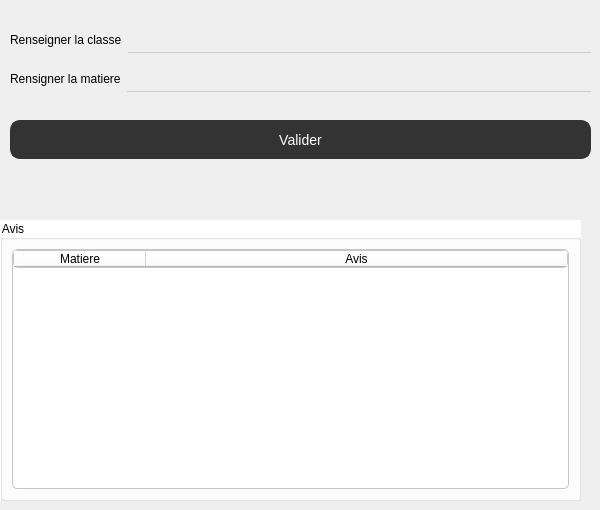
      <widget class="QWidget" name="AvisEtudiants">
       <widget class="QGroupBox" name="groupBox_3">
        <property name="geometry">
         <rect>
          <x>0</x>
          <y>220</y>
          <width>581</width>
          <height>281</height>
         </rect>
        </property>
        <property name="styleSheet">
         <string notr="true">background-color: rgb(255, 255, 255);</string>
        </property>
        <property name="title">
         <string>Avis</string>
        </property>
        <layout class="QGridLayout" name="gridLayout_3">
         <item row="1" column="0">
          <widget class="QTableWidget" name="tableWidget_3">
           <property name="styleSheet">
            <string notr="true">border: 1px solid #c6c6c6;
border-radius: 5px;</string>
           </property>
           <attribute name="horizontalHeaderCascadingSectionResizes">
            <bool>false</bool>
           </attribute>
           <attribute name="horizontalHeaderDefaultSectionSize">
            <number>132</number>
           </attribute>
           <attribute name="horizontalHeaderStretchLastSection">
            <bool>true</bool>
           </attribute>
           <column>
            <property name="text">
             <string>Matiere</string>
            </property>
           </column>
           <column>
            <property name="text">
             <string>Avis</string>
            </property>
           </column>
          </widget>
         </item>
        </layout>
       </widget>
       <widget class="QWidget" name="widget_2" native="true">
        <property name="geometry">
         <rect>
          <x>10</x>
          <y>10</y>
          <width>581</width>
          <height>171</height>
         </rect>
        </property>
        <widget class="QPushButton" name="btn_avis">
         <property name="geometry">
          <rect>
           <x>0</x>
           <y>110</y>
           <width>581</width>
           <height>39</height>
          </rect>
         </property>
         <property name="styleSheet">
          <string notr="true">QPushButton {
    background-color: #333333; 
    color: #FFFFFF; 
    border: 2px solid #333333; /* Bordure */
    border-radius: 10px; 
    padding: 8px 16px;
    font-size: 14px; 
}

/* Changement de style au survol */
QPushButton:hover {
    background-color: #555555;
    border-color: #555555; 
}

/* Changement de style lorsqu'on clique */
QPushButton:pressed {
    background-color: #222222; /* Couleur de fond lors du clic */
    border-color: #222222; /* Bordure lors du clic */
    color: #CCCCCC; /* Couleur du texte lors du clic */
}
</string>
         </property>
         <property name="text">
          <string>Valider</string>
         </property>
        </widget>
        <widget class="QWidget" name="">
         <property name="geometry">
          <rect>
           <x>0</x>
           <y>10</y>
           <width>581</width>
           <height>79</height>
          </rect>
         </property>
         <layout class="QVBoxLayout" name="verticalLayout_8">
          <item>
           <layout class="QHBoxLayout" name="horizontalLayout_11">
            <item>
             <widget class="QLabel" name="label_17">
              <property name="text">
               <string>Renseigner la classe</string>
              </property>
             </widget>
            </item>
            <item>
             <widget class="QLineEdit" name="lineEdit_7">
              <property name="styleSheet">
               <string notr="true">/* Style de base pour le QLineEdit */
QLineEdit {
    background-color: transparent; /* Fond transparent */
    border: none; /* Pas de bordure par défaut */
    border-bottom: 1px solid #CCCCCC; /* Bordure en bas seulement */
    padding: 2px; /* Espacement du texte à l'intérieur */
    font-size: 16px; /* Taille de la police */
    color: #333333; /* Couleur du texte */
}

/* Changement de style au survol */
QLineEdit:hover {
    border-bottom-color: #AAAAAA; /* Couleur de la bordure en bas au survol */
}

/* Changement de style lorsqu'il est actif/focus */
QLineEdit:focus {
    border-bottom-color: #007ACC; /* Couleur de la bordure en bas lorsqu'il est actif */
}
</string>
              </property>
             </widget>
            </item>
           </layout>
          </item>
          <item>
           <layout class="QHBoxLayout" name="horizontalLayout_10">
            <item>
             <widget class="QLabel" name="label_16">
              <property name="text">
               <string>Rensigner la matiere</string>
              </property>
             </widget>
            </item>
            <item>
             <widget class="QLineEdit" name="lineEdit_6">
              <property name="maximumSize">
               <size>
                <width>16777215</width>
                <height>16777215</height>
               </size>
              </property>
              <property name="baseSize">
               <size>
                <width>0</width>
                <height>0</height>
               </size>
              </property>
              <property name="styleSheet">
               <string notr="true">/* Style de base pour le QLineEdit */
QLineEdit {
    background-color: transparent; /* Fond transparent */
    border: none; /* Pas de bordure par défaut */
    border-bottom: 1px solid #CCCCCC; /* Bordure en bas seulement */
    padding: 2px; /* Espacement du texte à l'intérieur */
    font-size: 16px; /* Taille de la police */
    color: #333333; /* Couleur du texte */
}

/* Changement de style au survol */
QLineEdit:hover {
    border-bottom-color: #AAAAAA; /* Couleur de la bordure en bas au survol */
}

/* Changement de style lorsqu'il est actif/focus */
QLineEdit:focus {
    border-bottom-color: #007ACC; /* Couleur de la bordure en bas lorsqu'il est actif */
}
</string>
              </property>
              <property name="readOnly">
               <bool>false</bool>
              </property>
             </widget>
            </item>
           </layout>
          </item>
         </layout>
        </widget>
       </widget>
      </widget>
